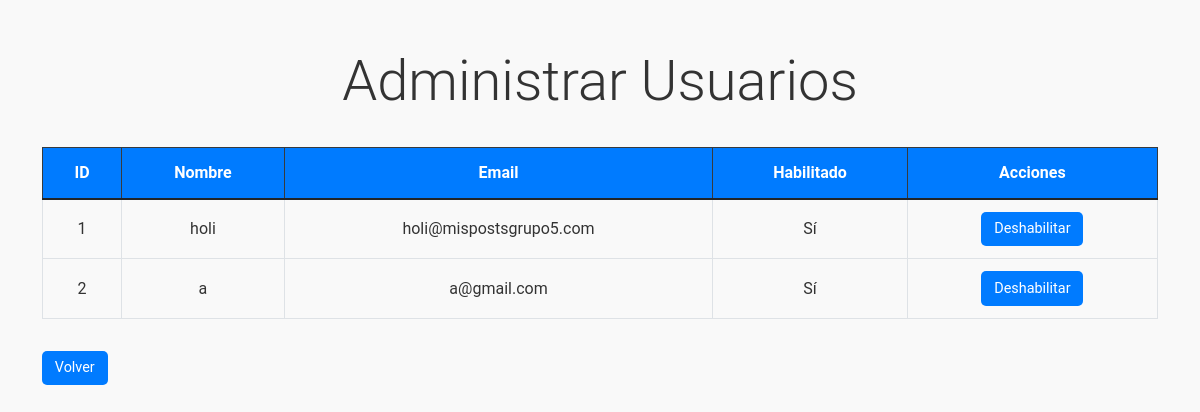
Page /public/manage_users.php (signed in) on the committed database.
### tables this page shows
CREATE TABLE `usuario` (
  `idusuario` int(11) NOT NULL,
  `email` varchar(255) NOT NULL,
  `name` varchar(255) NOT NULL,
  `habilitado` bit(1) NOT NULL,
  `password` varchar(255) NOT NULL
);

### src/database/Conexion.php (called while the page is built, shortened)
<?php
class Conexion {
    private $host = 'localhost';
    private $user = 'root';
    private $password = '';
    private $database = 'misposts';
    private $connection;
    public function __construct() {
        $this->connection = new mysqli($this->host, $this->user, $this->password, $this->database);
    }
    public function ejecutarQuery($query) {
        return $this->connection->query($query);
    }
}
?>

### public/manage_users.php (the view, shortened to what this page needs)
<?php
require_once '../src/database/Conexion.php';
$db = new Conexion();
$query = "SELECT idusuario, name, email, habilitado FROM usuario";
$result = $db->ejecutarQuery($query);
?>
<!DOCTYPE html>
<html lang="es" data-theme="light">
<head>
    <link href="https://cdn.jsdelivr.net/npm/bootstrap@5.1.3/dist/css/bootstrap.min.css" rel="stylesheet">
    <link rel="stylesheet" href="./assets/style.css">
</head>
<body>
    <div class="container mt-5">
        <h1 class="display-4">Administrar Usuarios</h1>
        <div class="table-responsive">
            <table class="table table-bordered table-hover">
                <thead class="table-dark">
                    <tr>
                        <th>ID</th>
                        <th>Nombre</th>
                        <th>Email</th>
                        <th>Habilitado</th>
                        <th>Acciones</th>
                    </tr>
                </thead>
                <tbody>
                    <?php while ($user = mysqli_fetch_assoc($result)): ?>
                        <tr>
                            <td><?php echo $user['idusuario']; ?></td>
                            <td><?php echo htmlspecialchars($user['name']); ?></td>
                            <td><?php echo htmlspecialchars($user['email']); ?></td>
                            <td><?php echo $user['habilitado'] ? 'Sí' : 'No'; ?></td>
                            <td>
                                <form action="manage_users.php" method="post" style="display:inline;">
                                    <button type="submit" class="btn btn-<?php echo $user['habilitado'] ? 'danger' : 'success'; ?> btn-sm">
                                        <?php echo $user['habilitado'] ? 'Deshabilitar' : 'Habilitar'; ?>
                                    </button>
                                </form>
                            </td>
                        </tr>
                    <?php endwhile; ?>
                </tbody>
            </table>
        </div>
        <a href="../index.php" class="btn btn-secondary">Volver</a>
    </div>
</body>
</html>

### public/assets/style.css (style rules this page uses)
body { margin: 0; font-family: 'Roboto', Arial, sans-serif; line-height: 1.6; transition: background-color 0.3s, color 0.3s; }
:root { --background-color: #f9f9f9; --text-color: #333333; --card-background: #ffffff; --button-background: #007bff; --button-text-color: #ffffff; --table-header-background: #007bff; --table-header-text-color: #ffffff; }
body { background-color: var(--background-color); color: var(--text-color); }
h1 { text-align: center; margin-bottom: 2rem; color: var(--text-color); }
.table thead th { background-color: var(--table-header-background); color: var(--table-header-text-color); text-align: center; font-size: 1rem; padding: 0.75rem; }
.table tbody td { text-align: center; vertical-align: middle; font-size: 1rem; padding: 0.75rem; color: var(--text-color); }
.table tbody tr:nth-child(even) { background-color: rgba(255, 255, 255, 0.05); }
button, .btn { background-color: var(--button-background); color: var(--button-text-color); border: none; padding: 0.4rem 0.8rem; border-radius: 5px; cursor: pointer; transition: background-color 0.3s, color 0.3s; font-size: 0.9rem; }
a.btn-secondary { margin-top: 1rem; }

### rows in the picture
usuario: idusuario "1", name "holi", email "holi@mispostsgrupo5.com", habilitado "Sí"
usuario: idusuario "2", name "a", email "a@gmail.com", habilitado "Sí"
